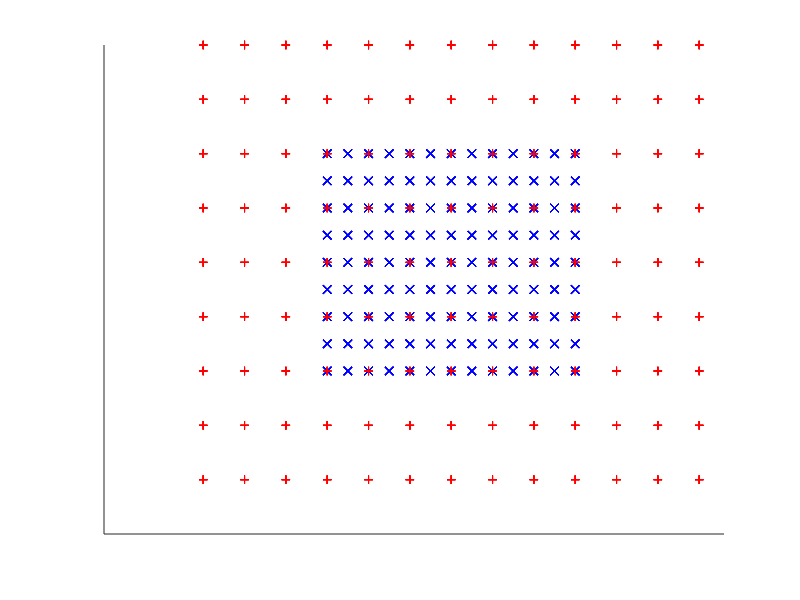

Source code (MATLAB): (Note: this script raises an error after producing the figure.)
clear all, close all, clc


%%
m = 12;
n = 8;
len = 2;

offsetx = 0.2;
offsety = 0.5;

clr = {'bx', 'r+', 'ko'};

for lev = 1 : 2

    fac = 2^(lev-1); 
    
    % Grid spacing in both directions for current grid
    delta = len ./ m *fac;              
    
    % Offset in x direction for current grid
    offx = 2^(lev-1) * len/2 - len/2 + offsetx ;    
    
    % Offset in y direction for current grid
    offy = 2^(lev-1) * (n*len/m)/2 - (n*len/m)/2 + offsety ;
    
    xv = 0 : delta : (m) * delta;
    yv = 0 : delta : (n) * delta;
    
    xv = xv - offx;
    yv = yv - offy;
    
    
    figure(10), hold on
    
    for jj = 1 : length( xv )
   
        plot( xv(jj) * ones(length(yv)), yv, clr{lev} )
        
    end
    
    
end

figure(10), set(gca,'Xtick',[],'Ytick',[],'Xticklabels',[],'Yticklabels',[])
axis([min(xv)-1 max(xv)+1 min(yv)-1 max(yv) + 1])
box on
